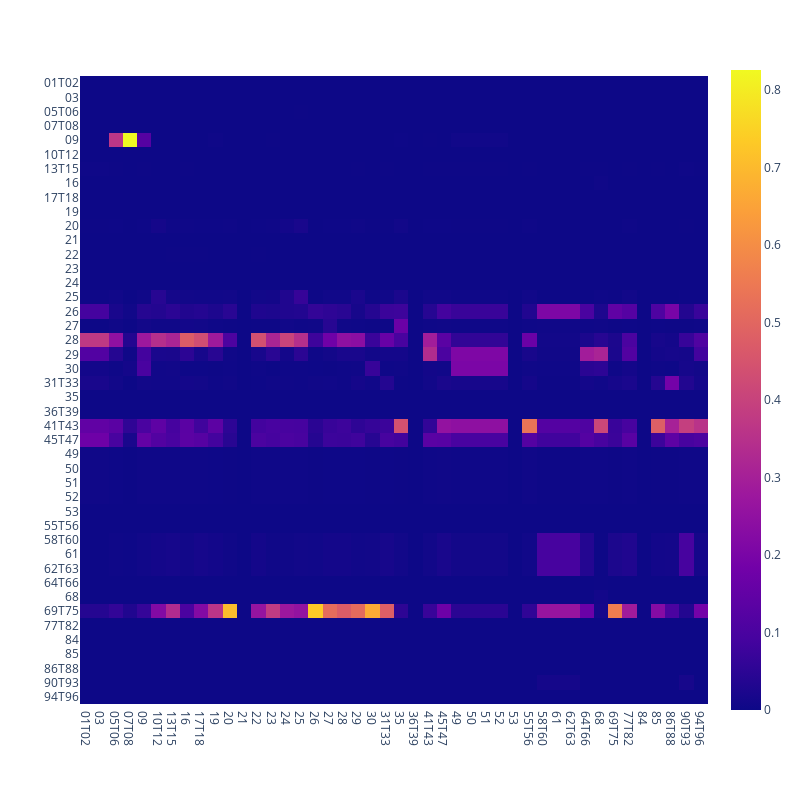

Source (notebook cell):
### Markdown cell above
## Comparison to VW-based Matrix

### Code cell
vw_matrix = pd.read_csv("investment_matrix.csv", index_col=0)
px.imshow(vw_matrix, width=800, height = 800)

### Figure 1 — Plotly figure (JSON) as saved in the notebook; plotly's stock layout.template omitted (floating-point values rounded to 4 significant figures; data arrays with more than 128 entries replaced by an {"elided": "..."} marker saying what was removed)
{"data": [{"coloraxis": "coloraxis", "hovertemplate": "x: %{x}<br>y: %{y}<br>color: %{z}<extra></extra>", "name": "0", "type": "heatmap", "x": ["01T02", "03", "05T06", "07T08", "09", "10T12", "13T15", "16", "17T18", "19", "20", "21", "22", "23", "24", "25", "26", "27", "28", "29", "30", "31T33", "35", "36T39", "41T43", "45T47", "49", "50", "51", "52", "53", "55T56", "58T60", "61", "62T63", "64T66", "68", "69T75", "77T82", "84", "85", "86T88", "90T93", "94T96"], "xaxis": "x", "y": ["01T02", "03", "05T06", "07T08", "09", "10T12", "13T15", "16", "17T18", "19", "20", "21", "22", "23", "24", "25", "26", "27", "28", "29", "30", "31T33", "35", "36T39", "41T43", "45T47", "49", "50", "51", "52", "53", "55T56", "58T60", "61", "62T63", "64T66", "68", "69T75", "77T82", "84", "85", "86T88", "90T93", "94T96"], "yaxis": "y", "z": {"elided": "44x44 float values"}}], "layout": {"coloraxis": {"colorscale": [[0, "#0d0887"], [0.1111, "#46039f"], [0.2222, "#7201a8"], [0.3333, "#9c179e"], [0.4444, "#bd3786"], [0.5556, "#d8576b"], [0.6667, "#ed7953"], [0.7778, "#fb9f3a"], [0.8889, "#fdca26"], [1, "#f0f921"]]}, "height": 800, "margin": {"t": 60}, "width": 800, "xaxis": {"anchor": "y", "constrain": "domain", "domain": [0, 1], "scaleanchor": "y"}, "yaxis": {"anchor": "x", "autorange": "reversed", "constrain": "domain", "domain": [0, 1]}}}
